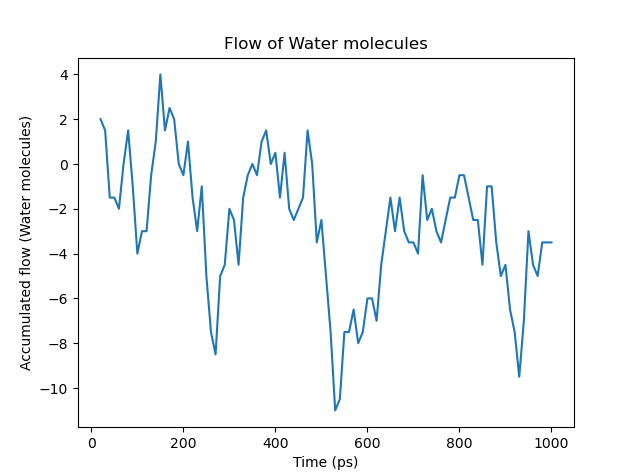

Write the Python code that produced this figure.
import MDAnalysis as mda
import numpy as np
import matplotlib.pyplot as plt

# Settings
upper_end = 6.754
lower_end = -6.754
output_file = "flow.dat"

# Load trajectory (change filenames as needed)
u = mda.Universe('./system.psf','./MDequil.dcd')
wat = u.select_atoms("name OH2")

def get_status(z_coords):
    status = []
    for z in z_coords:
        if z < lower_end:
            status.append(-1)
        elif z > upper_end:
            status.append(1)
        else:
            status.append(0)
    return np.array(status)

# Initialization
u.trajectory[0]  # First frame
old_status = get_status(wat.positions[:, 2])
total = 0

time=[]
instantflow=[]

with open(output_file, "w") as f:
    for ts in u.trajectory[1:]:
        new_status = get_status(wat.positions[:, 2])
        for old, new in zip(old_status, new_status):
            if old != new and old + new != 0:
                total += new - old
        old_status = new_status.copy()
        time.append(ts.time)
        instantflow.append(total/2.0)
        f.write(f"{ts.frame} {total/2.0}\n")

# Final output
if total > 0:
    print(f"The net flow is {total / 2.0} water molecules along +z")
elif total < 0:
    print(f"The net flow is {-total / 2.0} water molecules along -z")
else:
    print("The net flow is 0")
print("Time evolution saved in a .dat file")

#Plot
plt.plot(time,instantflow)
plt.xlabel('Time (ps)')
plt.ylabel('Accumulated flow (Water molecules)')
plt.title('Flow of Water molecules')
plt.show()
